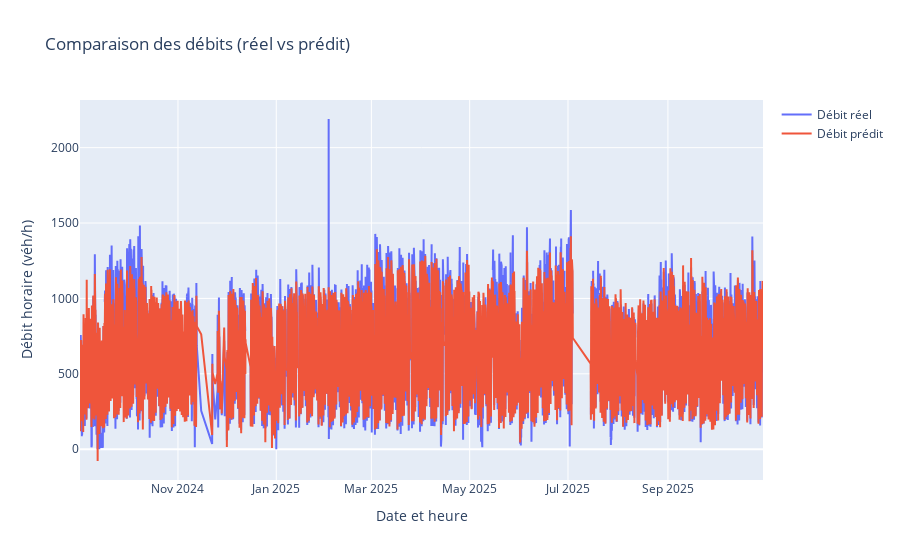

The code cell stored with this chart in its notebook:
### Code cell
import plotly.graph_objects as go

fig = go.Figure()
fig.add_trace(go.Scatter(
    x=df_final['Date et heure de comptage'],
    y=df_final['Débit horaire'],
    mode='lines',
    name='Débit réel'
))
fig.add_trace(go.Scatter(
    x=df_final['Date et heure de comptage'],
    y=df_final['Débit_prédit_total'],
    mode='lines',
    name='Débit prédit'
))

fig.update_layout(
    title="Comparaison des débits (réel vs prédit)",
    xaxis_title="Date et heure",
    yaxis_title="Débit horaire (véh/h)",
    hovermode='x unified'
)

fig.show()

### Figure 1 — Plotly figure (JSON) as saved in the notebook; plotly's stock layout.template omitted (floating-point values rounded to 4 significant figures; data arrays with more than 128 entries replaced by an {"elided": "..."} marker saying what was removed)
{"data": [{"mode": "lines", "name": "Débit réel", "type": "scatter", "x": {"elided": "9266 str values"}, "y": {"elided": "9266 float values"}}, {"mode": "lines", "name": "Débit prédit", "type": "scatter", "x": {"elided": "9266 str values"}, "y": {"elided": "9266 float values"}}], "layout": {"hovermode": "x unified", "title": {"text": "Comparaison des débits (réel vs prédit)"}, "xaxis": {"title": {"text": "Date et heure"}}, "yaxis": {"title": {"text": "Débit horaire (véh/h)"}}}}
